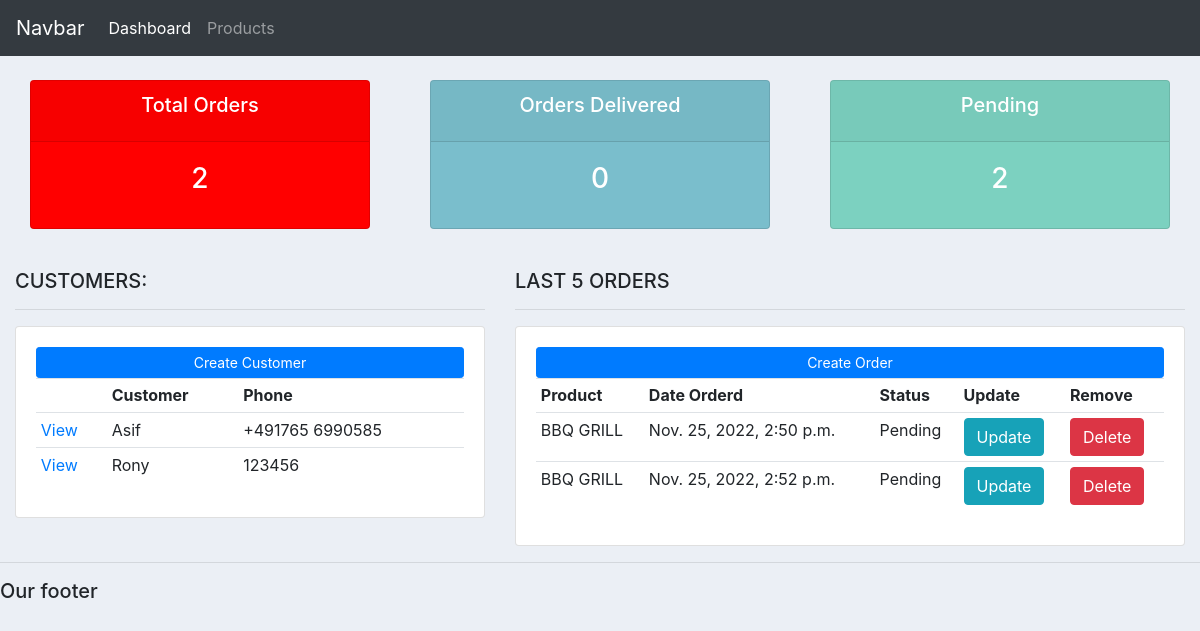
Before: / with the older database file.
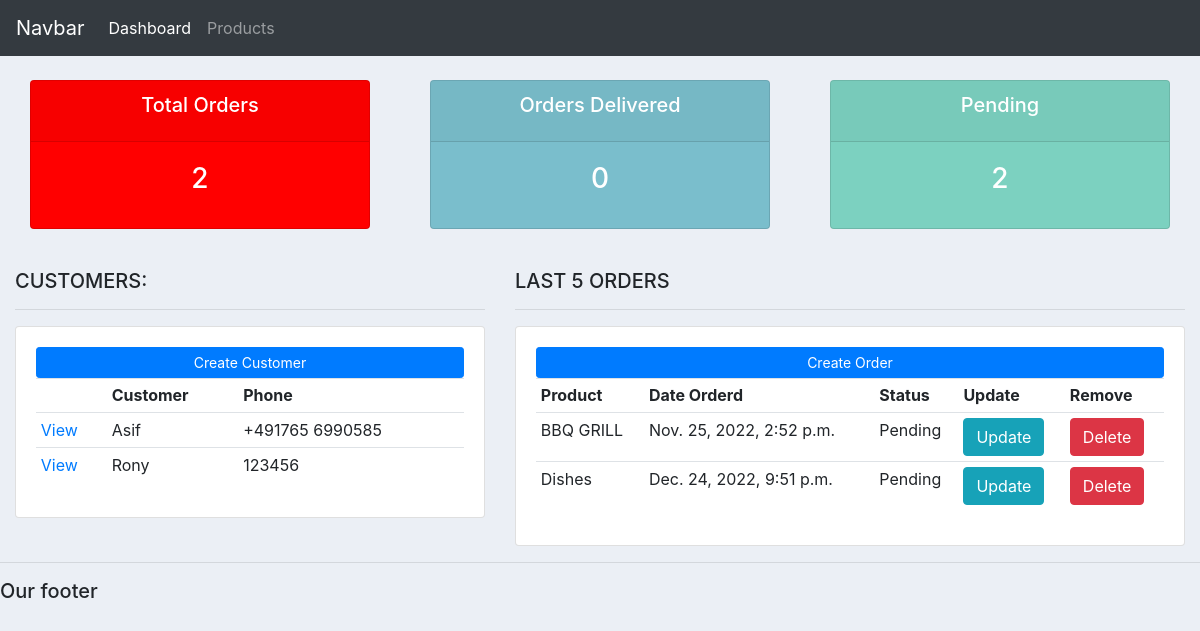
After: the same page with the newer database file.
### myapp/models.py (models this page shows, shortened)
class Customer(models.Model):
    name = models.CharField(max_length=50, null = True)
    phone = models.CharField(max_length=20, null = True)
    email = models.CharField(max_length=30, null = True)
    date_created = models.DateTimeField(auto_now_add=True, null = True)

class Order(models.Model):
    STATUS = (
        ('Pending', 'Pending'),
        ('Out for delivery', 'Out for delivery'),
        ('Delivered', 'Delivered'),
    )
    customer = models.ForeignKey(Customer, null =True, on_delete=models.SET_NULL)
    product = models.ForeignKey(Product, null =True, on_delete=models.SET_NULL)
    date_created = models.DateTimeField(auto_now_add=True, null = True)
    status = models.CharField(max_length=50, null = True, choices=STATUS)

class Product(models.Model):
    CATEGORY = (
        ('Indoor', 'Indoor'),
        ('Out Door', 'Out Door'),
    )
    name = models.CharField(max_length=50, null = True)
    price = models.FloatField(null = True)
    category = models.CharField(max_length=50, null = True, choices=CATEGORY)
    description =models.CharField(max_length=50, null = True, blank= True)
    date_created = models.DateTimeField(auto_now_add=True, null = True)
    tags = models.ManyToManyField(Tag)
    def __str__(self):
        return self.name

### myapp/views.py (the view)
# urls.py: 2. Add a URL to urlpatterns:  path('', views.home, name='home')
def home(request):
    orders = Order.objects.all()
    customer = Customer.objects.all()
    total_customer = customer.count()
    total_order = orders.count()
    delivered = orders.filter(status='Delivered').count()
    pending = orders.filter(status='Pending').count()
    diction = {'orders': orders,
               'customers': customer,
               'total_customer':total_customer,
               'total_order': total_order,
               'delivered': delivered,
               'pending': pending
               }
    return render(request, 'myapp/dashboard.html', context=diction)

### templates/myapp/dashboard.html
{%  extends 'myapp/main.html' %}
{% block content %}
{%  include 'myapp/status.html' %}
<br>
<div class="row">
	<div class="col-md-5">
		<h5>CUSTOMERS:</h5>
		<hr>
		<div class="card card-body">
			<a class="btn btn-primary  btn-sm btn-block" href="">Create Customer</a>
			<table class="table table-sm">
				<tr>
					<th></th>
					<th>Customer</th>
					<th>Phone</th>
				</tr>
				{% for i in customers %}
				<tr>
					<td><a href="{% url 'customer' i.id %}">View</a></td>
					<td>{{i.name}}</td>
					<td>{{i.phone}}</td>
				</tr>
				{% endfor %}
			</table>
		</div>
	</div>
	<div class="col-md-7">
		<h5>LAST 5 ORDERS</h5>
		<hr>
		<div class="card card-body">
			<a class="btn btn-primary  btn-sm btn-block" href="{% url 'create_order'  %}">Create Order</a>
			<table class="table table-sm">
				<tr>
					<th>Product</th>
					<th>Date Orderd</th>
					<th>Status</th>
					<th>Update</th>
					<th>Remove</th>
				</tr>
				{% for i in orders %}
				<tr>
					<td>{{i.product}}</td>
					<td>{{i.date_created}}</td>
					<td>{{i.status}}</td>
					<td><a class="btn btn-info" href="{% url 'update_order' i.id %}">Update</a></td>
					<td><a class="btn btn-danger" href="{% url 'delete_order' i.id %}">Delete</a></td>
				</tr>
				{% endfor %}
			</table>
		</div>
	</div>
</div>
{% endblock %}

Changed rows visible on the page:
removed Order: product "BBQ GRILL", date_created "Nov. 25, 2022, 2:50 p.m.", status "Pending"
added Order: product "Dishes", date_created "Dec. 24, 2022, 9:51 p.m.", status "Pending"
